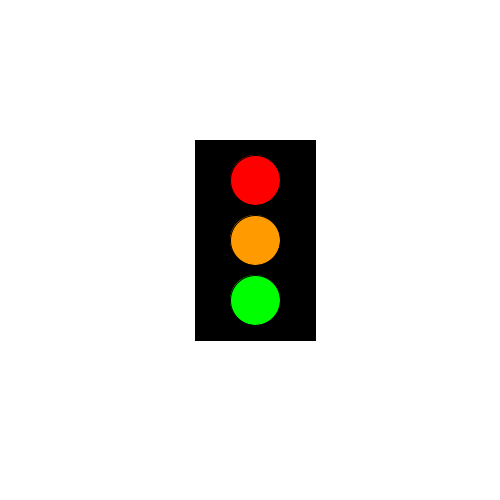
Frame 1 (no input)
Frame 60 (the mouse pressed at the canvas centre just before this capture): identical to frame 1, image omitted
Frame 120 (the mouse held since frame 60 and released just before this capture): identical to frame 1, image omitted

The Processing sketch that drew this single still picture (run headless with seeded random() and noise(); from frame 60 on, the mouse is pressed at the canvas centre):

// Processing sketch: stoplicht_opdracht
// ── stoplicht_opdracht.pde
void setup () {
size(500,500);
}

void draw () {
background(255, 255, 255);
fill(0, 0, 0);
rect(195,140,120,200);
  
fill(0,255,0);
ellipse(255,300,50,50);

fill(255,155,0);
ellipse(255,240,50,50);

fill(255,0,0);
ellipse(255,180,50,50);
}
